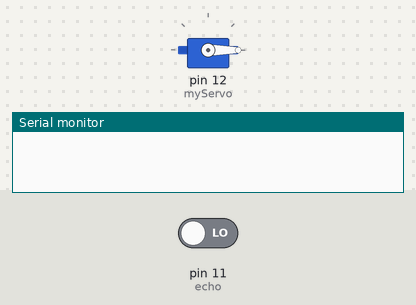
Simulated run of this sketch. Board: Arduino Uno, built with avr-gcc and run on an emulated ATmega328P. Shown: servo, the last lines printed to the serial monitor. Inputs (shaded band) come from the test bench; at power-on: pin 11 (echo) LOW.

Above: at 0.1 s.
At 18.6 s:
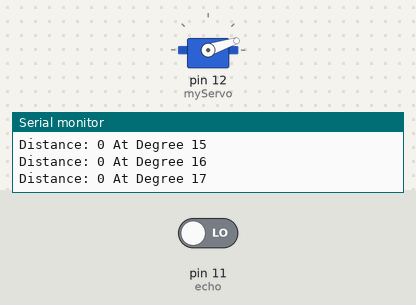
At 38.2 s:
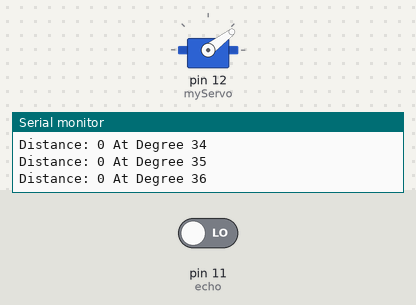
Timing chart, 0 to 40.0 s (numbered marks = the images above):
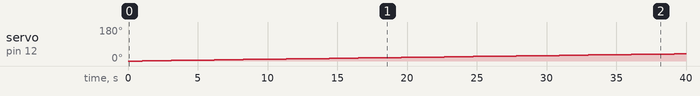

Measured:
- by itself, servo on pin 12 (myServo): moves from 0° to 38° over 38.1 s

The sketch:

arduino_Radar.ino
```cpp
//Firebase
//WebServer
//Blynk
#include <Servo.h>

const int triger = 10;
const int echo = 11;
long distance;

Servo myServo;

void setup() {

  Serial.begin(9600);

  pinMode(OUTPUT,triger);
  pinMode(INPUT,echo);

  myServo.attach(12);

}

void loop() {

  for (int i =0;i<=359;i++){
    myServo.write(i);
    delay(30);
    distance = c_distance();
    Serial.print("Distance: ");
    Serial.print(distance);
    Serial.print(" At Degree ");
    Serial.println(i);
    }

  for (int i = 359;i<=0;i--){
    myServo.write(i);
    delay(30);
    distance = c_distance();
    Serial.print("Distance: ");
    Serial.print(distance);
    Serial.print(" At Degree ");
    Serial.println(i);
    }
}

  int c_distance (){
  digitalWrite(triger,LOW);
  delayMicroseconds(10);
  digitalWrite(triger,HIGH);
  delayMicroseconds(10);
  digitalWrite(triger,LOW);

  long duration=pulseIn(echo,HIGH);

  distance = ((duration*0.0342)/2);
  return distance;
  }
```
